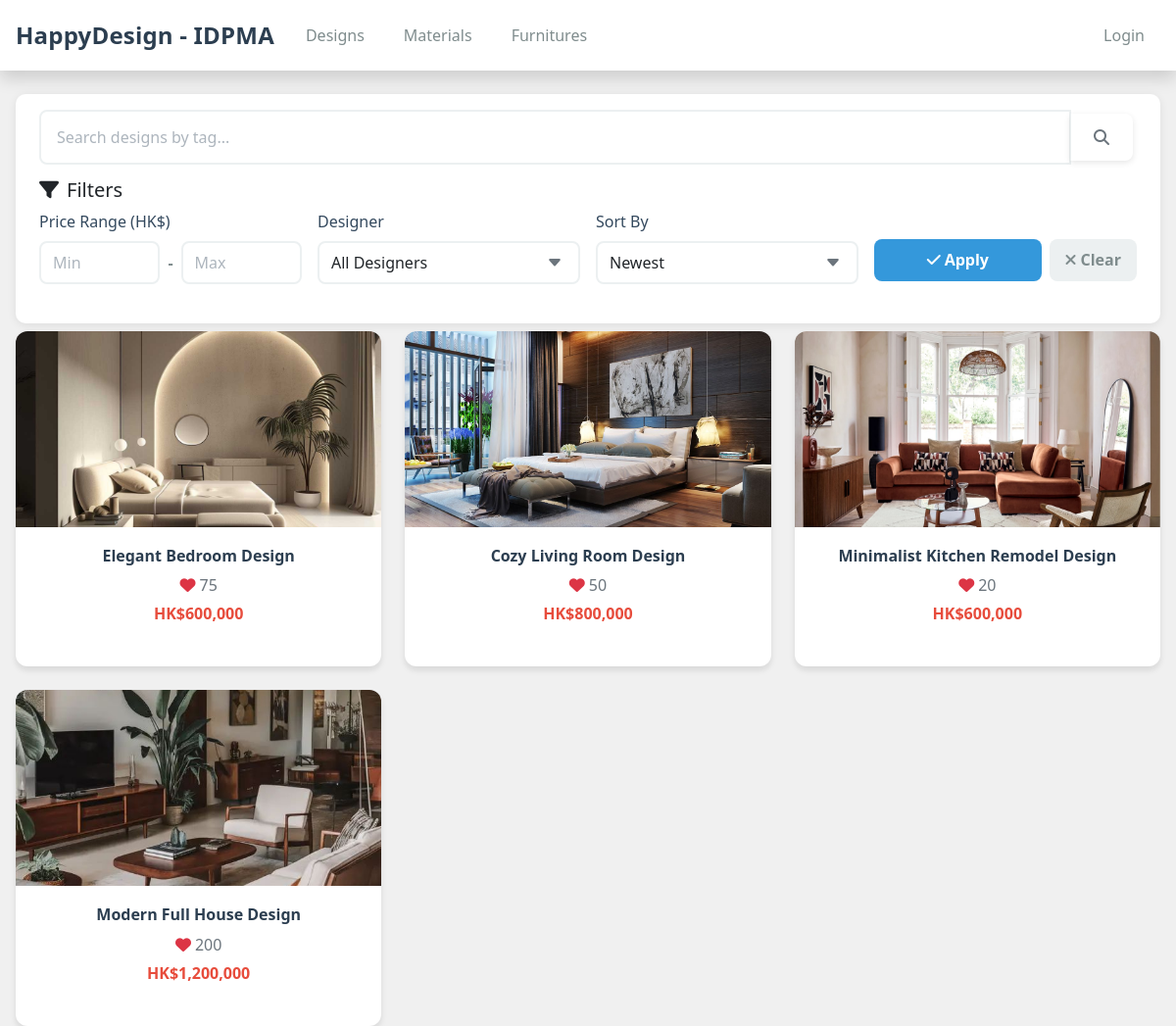
The app's page /design_dashboard.php with its own data.
### tables this page shows
CREATE TABLE `Design` (
  `designid` int NOT NULL AUTO_INCREMENT,
  `designName` VARCHAR(255) NOT NULL,
  `expect_price` int NOT NULL,
  `description` TEXT DEFAULT NULL,
  `tag` TEXT NOT NULL,
  `likes` int NOT NULL,
  `designerid` int NOT NULL,
  `supplierid` int NOT NULL,
  PRIMARY KEY (`designid`),
  KEY `designerid_pk_idx` (`designerid`),
  CONSTRAINT `designerid_pk` FOREIGN KEY (`designerid`) REFERENCES `Designer` (`designerid`),
  CONSTRAINT `supplierid_pk` FOREIGN KEY (`supplierid`) REFERENCES `Supplier` (`supplierid`)
);

CREATE TABLE `DesignImage` (
  `imageid` int NOT NULL AUTO_INCREMENT,
  `designid` int NOT NULL,
  `image_filename` varchar(500) NOT NULL,
  `image_order` int DEFAULT 1,
  `created_at` TIMESTAMP DEFAULT CURRENT_TIMESTAMP,
  PRIMARY KEY (`imageid`),
  KEY `designid_idx` (`designid`),
  CONSTRAINT `fk_designimage_designid` FOREIGN KEY (`designid`) REFERENCES `Design` (`designid`) ON DELETE CASCADE
);

### design_dashboard.php (the view, shortened to what this page needs)
<?php
require_once __DIR__ . '/config.php';
$search = trim($_GET['tag'] ?? '');
$min_price = isset($_GET['min_price']) && is_numeric($_GET['min_price']) ? (int) $_GET['min_price'] : 0;
$max_price = isset($_GET['max_price']) && is_numeric($_GET['max_price']) ? (int) $_GET['max_price'] : 999999;
$sort_by = isset($_GET['sort_by']) ? $_GET['sort_by'] : 'recent';
$ai_design_ids = [];
$ai_search_used = false;
$sql = "SELECT d.designid, d.designName, d.expect_price, d.likes, d.tag, dz.dname, dz.designerid, di.image_filename
        FROM Design d
        JOIN Designer dz ON d.designerid = dz.designerid
        LEFT JOIN DesignImage di ON d.designid = di.designid AND di.imageid = (
            SELECT imageid FROM DesignImage WHERE designid = d.designid ORDER BY image_order ASC LIMIT 1
        )
        WHERE 1=1";
if ($ai_search_used && $sort_by === 'recent') {
    $rankClauses = [];
    $rank = 1;
    foreach ($ai_design_ids as $aiDesignId) {
        $rankClauses[] = "WHEN " . (int) $aiDesignId . " THEN " . $rank;
        $rank++;
    }
    $sql .= " ORDER BY CASE d.designid " . implode(' ', $rankClauses) . " ELSE 999999 END ASC, d.designid DESC";
} else {
    switch ($sort_by) {
        case 'recent':
        default:
            $sql .= " ORDER BY d.designid DESC";
            break;
    }
}
$stmt = $mysqli->prepare($sql);
$stmt->execute();
$result = $stmt->get_result();
?>
<!DOCTYPE html>
<html lang="zh-Hant">
<head>
    <link href="https://cdn.jsdelivr.net/npm/bootstrap@5.0.2/dist/css/bootstrap.min.css" rel="stylesheet">
    <link rel="stylesheet" href="https://cdnjs.cloudflare.com/ajax/libs/font-awesome/6.4.0/css/all.min.css">
    <link rel="stylesheet" href="css/styles.css">
</head>
<body>
    <?php include __DIR__ . '/includes/header.php'; ?>
    <main class="container-lg mt-4">
        <div class="search-section">
            <form action="design_dashboard.php" method="get" aria-label="Search">
                <div class="input-group">
                    <input type="text" name="tag" class="form-control form-control-lg"
                        placeholder="Search designs by tag..." value="<?= htmlspecialchars($search) ?>">
                    <button class="btn btn-outline-secondary" type="submit">
                        <i class="fas fa-search"></i>
                    </button>
                </div>
            </form>
            <h5><i class="fas fa-filter me-2 mt-3"></i>Filters</h5>
            <form method="GET" action="design_dashboard.php" id="filterForm">
                <div class="row g-3">
                    <div class="col-md-3">
                        <div class="filter-group">
                            <label>Price Range (HK$)</label>
                            <div class="price-inputs">
                                <input type="number" name="min_price" class="form-control" placeholder="Min" step="1000"
                                    value="<?= $min_price > 0 ? $min_price : '' ?>" min="0">
                                <span class="price-separator">-</span>
                                <input type="number" name="max_price" class="form-control" placeholder="Max" step="1000"
                                    value="<?= $max_price < 999999 ? $max_price : '' ?>" min="0">
                            </div>
                        </div>
                    </div>
                    <div class="col-md-3">
                        <div class="filter-group">
                            <label for="designer_id">Designer</label>
                            <select name="designer_id" id="designer_id" class="form-select">
                                <option value="">All Designers</option>
                            </select>
                        </div>
                    </div>
                    <div class="col-md-3">
                        <div class="filter-group">
                            <label for="sort_by">Sort By</label>
                            <select name="sort_by" id="sort_by" class="form-select">
                                <option value="recent" <?= $sort_by === 'recent' ? 'selected' : '' ?>>Newest</option>
                            </select>
                        </div>
                    </div>
                    <div class="col-md-3">
                        <div class="filter-group" style="margin-top: 1.85rem;">
                            <div class="filter-buttons">
                                <button type="submit" class="btn-apply-filter">
                                    <i class="fas fa-check me-1"></i>Apply
                                </button>
                                <a href="design_dashboard.php" class="btn-clear-filter" style="text-align: center;">
                                    <i class="fas fa-times me-1"></i>Clear
                                </a>
                            </div>
                        </div>
                    </div>
                </div>
            </form>
        </div>
        <div class="container-with-filter">
            <div class="main-content">
                <div class="row g-4">
                    <?php if ($result->num_rows > 0): ?>
                        <?php while ($row = $result->fetch_assoc()): ?>
                            <div class="col-lg-4 col-md-6 col-sm-12">
                                <a href="design_detail.php?designid=<?= htmlspecialchars($row['designid']) ?>"
                                    style="text-decoration: none;">
                                    <div class="card h-100">
                                        <img src="<?= !empty($row['image_filename']) ? htmlspecialchars('uploads/designs/' . $row['image_filename']) : 'design_image.php?id=' . (int) $row['designid'] ?>"
                                            class="card-img-top" alt="Design by <?= htmlspecialchars($row['dname']) ?>"
                                            style="object-fit: cover; width: 100%; height: 200px;"
                                            onerror="this.src='design_image.php?id=<?= (int) $row['designid'] ?>'">
                                        <div class="card-body text-center">
                                            <p class="h6 mb-2" style="color: #2c3e50; font-weight: 600;">
                                                <?= htmlspecialchars($row['designName']) ?>
                                            </p>
                                            <p class="text-muted mb-2"><i class="fas fa-heart text-danger me-1" aria-hidden="true"></i><?= htmlspecialchars($row['likes']) ?></p>
                                            <p class="h6 mb-0" style="color: #e74c3c; font-weight: 700;">
                                                HK$<?= number_format((int) $row['expect_price']) ?></p>
                                        </div>
                                    </div>
                                </a>
                            </div>
                        <?php endwhile; ?>
                    <?php endif; ?>
                </div>
            </div>
        </div>
    </main>
</body>
</html>

### includes/header.php (shortened to what this page needs)
<?php
$role = strtolower(trim($_SESSION['user']['role'] ?? ''));
$scheme = (isset($_SERVER['HTTPS']) && $_SERVER['HTTPS'] && $_SERVER['HTTPS'] !== 'off') ? 'https' : 'http';
$host = $_SERVER['HTTP_HOST'] ?? '';
$docRoot = str_replace('\\', '/', realpath($_SERVER['DOCUMENT_ROOT'] ?? ''));
$projectRoot = str_replace('\\', '/', realpath(__DIR__ . '/..'));
$appRoot = '/' . trim(str_replace($docRoot, '', $projectRoot), '/');
$baseUrl = $scheme . '://' . $host . $appRoot;
?>
<header class="bg-white shadow p-3 d-flex justify-content-between align-items-center">
  <div class="d-flex align-items-center gap-3">
    <div class="h4 mb-0 user-select-none">HappyDesign - IDPMA</div>
    <nav>
      <ul class="nav align-items-center gap-2">
        <?php if ($role === 'designer'): ?>
          <li class=""><a class="nav-link" href="<?= $baseUrl ?>/designer/designer_dashboard.php">Dashboard</a></li>
          <?php if (file_exists(__DIR__ . '/../designer/schedule.php')): ?>
            <li class=""><a class="nav-link" href="<?= $baseUrl ?>/designer/schedule.php">Schedule</a></li>
          <?php endif; ?>
          <li class="nav-item"><a class="nav-link" href="<?= $baseUrl ?>/designer/DesignManager.php">Designs</a></li>
          <li class="nav-item"><a class="nav-link" href="<?= $baseUrl ?>/designer/OrderManager.php">Projects</a></li>
          <li class="nav-item dropdown">
            <a class="nav-link dropdown-toggle" href="#" id="browseDropdownDesigner" role="button"
              data-bs-toggle="dropdown" aria-expanded="false">Browse</a>
            <ul class="dropdown-menu" aria-labelledby="browseDropdownDesigner">
              <li><a class="dropdown-item" href="<?= $baseUrl ?>/design_dashboard.php">Designs</a></li>
              <li><a class="dropdown-item" href="<?= $baseUrl ?>/material_dashboard.php">Materials</a></li>
              <li><a class="dropdown-item" href="<?= $baseUrl ?>/furniture_dashboard.php">Furnitures</a></li>
            </ul>
          </li>
        <?php else: ?>
          <li class="nav-item"><a class="nav-link" href="<?= $baseUrl ?>/design_dashboard.php">Designs</a></li>
          <li class="nav-item"><a class="nav-link" href="<?= $baseUrl ?>/material_dashboard.php">Materials</a></li>
          <li class="nav-item"><a class="nav-link" href="<?= $baseUrl ?>/furniture_dashboard.php">Furnitures</a></li>
        <?php endif; ?>
      </ul>
    </nav>
  </div>
  <nav>
    <ul class="nav align-items-center">
      <?php if (!empty($_SESSION['user'])): ?>
        <?php if ($role === 'client'): ?>
          <li class=""><a class="nav-link" href="<?= $baseUrl ?>/client/order_history.php">Project History</a></li>
        <?php endif; ?>
        <li class=""><a class="nav-link" href="<?= $baseUrl ?>/public/payment_history.php">Payment History</a></li>
        <li class=""><a class="nav-link" href="<?= $baseUrl ?>/logout.php">Logout</a></li>
          <li class=""><a class="nav-link" href="<?= $baseUrl ?>/my_likes.php">Liked</a></li>
          <li class="nav-item">
            <button class="nav-link btn btn-link text-decoration-none p-0" type="button" data-bs-toggle="offcanvas"
              data-bs-target="#projectAppPanel" aria-controls="projectAppPanel">
              Project View
            </button>
          </li>
      <?php else: ?>
        <li class=""><a class="nav-link" href="<?= $baseUrl ?>/login.php">Login</a></li>
      <?php endif; ?>
    </ul>
  </nav>
</header>

### css/styles.css (style rules this page uses)
html, body { height: 100%; }
body { background-color: #f0f0f0; margin: 0; min-height: 100vh; display: flex; flex-direction: column; font-family: 'Segoe UI', Tahoma, Geneva, Verdana, sans-serif; }
main { flex: 1; padding: 10px 0; }
.container-lg { max-width: 1200px; margin: 0 auto; padding: 0 1rem; }
header { background: white; box-shadow: 0 2px 4px rgba(0, 0, 0, 0.1); padding: 0.75rem 1.5rem; position: relative; z-index: 1030; -webkit-font-smoothing: antialiased; }
header .h4 { margin-bottom: 0; color: #2c3e50; font-weight: 600; }
header nav ul { margin-bottom: 0; padding-left: 0; list-style: none; }
header .nav { display: flex; align-items: center; gap: 0.75rem; }
header .user-select-none { font-weight: 700; color: #2c3e50; letter-spacing: 0.2px; }
header nav .nav { gap: 0.75rem; align-items: center; }
header .nav-link { padding: 6px 8px; border-radius: 6px; }
.nav-link { position: relative; color: #7f8c8d !important; font-weight: 500; transition: all 0.3s ease; padding: 0.5rem 1rem !important; }
.search-section { background: #fff; border-radius: 10px; padding: 1rem 1.5rem; box-shadow: 0 2px 10px rgba(0, 0, 0, 0.08); margin-bottom: 0.5rem; }
.search-section .form-control { border: 2px solid #ecf0f1; border-radius: 8px; }
.filter-group { margin-bottom: 1.5rem; }
.filter-group label { font-weight: 500; color: #34495e; margin-bottom: 0.5rem; display: block; }
.filter-group .form-control, .filter-group .form-select { border: 2px solid #ecf0f1; border-radius: 8px; padding: 0.5rem 0.75rem; }
.price-inputs { display: flex; gap: 0.5rem; align-items: center; }
.price-inputs .form-control { flex: 1; }
.price-separator { color: #7f8c8d; font-weight: 600; }
.filter-buttons { display: flex; gap: 0.5rem; }
.filter-buttons button { flex: 1; }
.btn-apply-filter { background: #3498db; border: none; color: white; font-weight: 600; padding: 0.6rem 1rem; border-radius: 8px; cursor: pointer; transition: background 0.3s; }
.btn-clear-filter { background: #ecf0f1; border: none; color: #7f8c8d; font-weight: 600; padding: 0.6rem 1rem; border-radius: 8px; cursor: pointer; transition: background 0.3s; text-decoration: none; }
.card { border: none; border-radius: 12px; box-shadow: 0 4px 6px rgba(0, 0, 0, 0.1); transition: all 0.3s ease; overflow: hidden; background: white; margin-bottom: 1.5rem; }
.card-img-top { height: 200px; object-fit: cover; transition: transform 0.3s ease; width: 100%; }
.card-body { padding: 1.25rem; text-align: center; }
.btn { display: inline-flex; align-items: center; justify-content: center; gap: 0.5rem; padding: 0.75rem 1.5rem; font-size: 1rem; font-weight: 600; border: none; border-radius: 8px; cursor: pointer; transition: all 0.3s ease; text-decoration: none; margin: 0.25rem; box-shadow: 0 2px 6px rgba(0, 0, 0, 0.1); }
.form-control { width: 100%; padding: 0.875rem 1rem; font-size: 1rem; border: 2px solid #ecf0f1; border-radius: 8px; background: white; transition: all 0.3s ease; color: #495057; }
.form-control::placeholder { color: #adb5bd; }
.form-select { appearance: none; background-repeat: no-repeat; background-position: right 1rem center; background-size: 16px; padding-right: 2.5rem; }
.input-group { margin-top: auto; }

### design_dashboard.php (style rules this page uses)
.search-section { background: #fff; border-radius: 10px; padding: 1rem 1.5rem; box-shadow: 0 2px 10px rgba(0, 0, 0, 0.08); margin-bottom: 0.5rem; }
.search-section .form-control { border: 2px solid #ecf0f1; border-radius: 8px; }
.filter-group { margin-bottom: 1.5rem; }
.filter-group label { font-weight: 500; color: #34495e; margin-bottom: 0.5rem; display: block; }
.filter-group .form-control, .filter-group .form-select { border: 2px solid #ecf0f1; border-radius: 8px; padding: 0.5rem 0.75rem; }
.price-inputs { display: flex; gap: 0.5rem; align-items: center; }
.price-inputs .form-control { flex: 1; }
.price-separator { color: #7f8c8d; font-weight: 600; }
.filter-buttons { display: flex; gap: 0.5rem; }
.filter-buttons button { flex: 1; }
.btn-apply-filter { background: #3498db; border: none; color: white; font-weight: 600; padding: 0.6rem 1rem; border-radius: 8px; cursor: pointer; transition: background 0.3s; }
.btn-clear-filter { background: #ecf0f1; border: none; color: #7f8c8d; font-weight: 600; padding: 0.6rem 1rem; border-radius: 8px; cursor: pointer; transition: background 0.3s; }
.container-with-filter { display: grid; grid-template-columns: 1fr; gap: 2rem; }

### records on screen
design: designimage.image_filename (picture), designName "Elegant Bedroom Design", likes "75", expect_price "600,000"
design: designimage.image_filename (picture), designName "Cozy Living Room Design", likes "50", expect_price "800,000"
design: designimage.image_filename (picture), designName "Minimalist Kitchen Remodel Design", likes "20", expect_price "600,000"
design: designimage.image_filename (picture), designName "Modern Full House Design", likes "200", expect_price "1,200,000"
